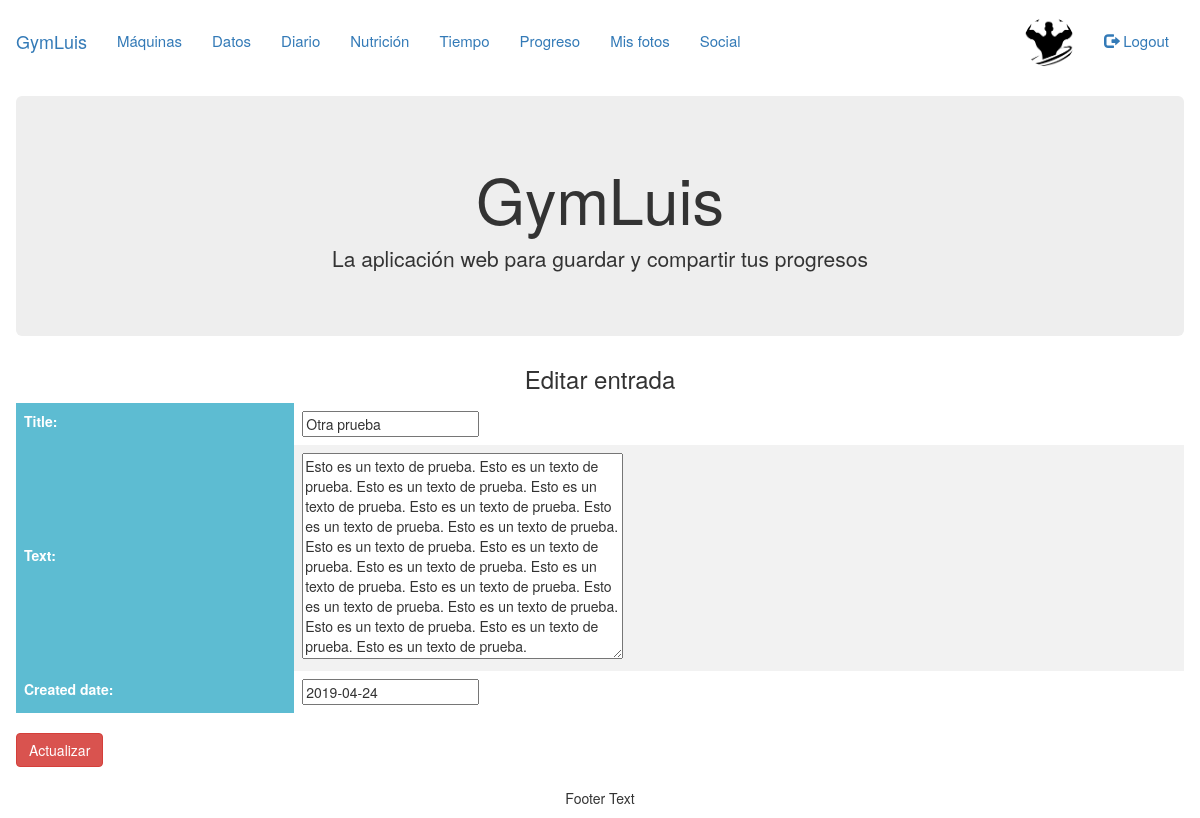
The app's page /entry/entry-edit/15 (signed in) with its own data.
### gym/models.py (models this page shows, shortened)
class UserProfile(models.Model):
    user = models.OneToOneField(User, on_delete=models.CASCADE)
    birthdate = models.DateField(blank=True, null=True)
    city = models.CharField(max_length=50, blank=True, null=True)
    profile_picture = models.ImageField(
        upload_to='media/images/', default='logo-gym.png',
        blank=True, null=True)
    followers = models.ManyToManyField(
        to='self', through='Relationship', related_name='related_to',
        symmetrical=False, blank=True)

### diario/models.py (models this page shows, shortened)
class Entry(models.Model):
    author = models.ForeignKey(
        'gym.UserProfile', on_delete=models.CASCADE, blank=True, null=True)
    title = models.CharField(max_length=100)
    text = models.TextField()
    created_date = models.DateField(default=timezone.now)

### diario/views.py (the view, shortened to what this page needs)
class EntryUpdateView(SuccessMessageMixin, generic.UpdateView):
    model = Entry
    fields = ['title', 'text', 'created_date']
    template_name_suffix = '_update_form'
    success_message = 'Entrada actualizada correctamente'

### gym/views.py (called while the page is built)
def get_only_requests(self, status):
    return self.related_to.filter(
        from_people__status=status,
        from_people__to_person=self,
        from_people__accepted=False)

### diario/templates/diario/entry_update_form.html (shortened to what this page needs)
{% extends "base_generic.html" %}
{% block content %}
	<center><h3>Editar entrada</h3></center>
    <form method="post">
    	<table>
    		{{ form }}
    	</table>
    	<br><button class="btn btn-danger">Actualizar</button>
    </form>
{% endblock %}

### gym/templates/base_generic.html (shortened to what this page needs)
{% load static %}
{% load tags %}
<!DOCTYPE html>
<html lang="es">
<head>
  <link rel="stylesheet" href="https://maxcdn.bootstrapcdn.com/bootstrap/3.4.0/css/bootstrap.min.css">
  <link rel="stylesheet" type="text/css" href="{% static 'css/gym.css' %}">
  <link rel="stylesheet" href="https://use.fontawesome.com/releases/v5.7.2/css/all.css">
</head>
<body>
<nav class="navbar navbar" style="margin-top:15px;">
  <div class="container-fluid">
    <div class="navbar-header" style="font-size:15px">
      <a class="navbar-brand" href="{% url 'index' %}">GymLuis</a>
    </div>
    <div class="collapse navbar-collapse" style="font-size:15px" id="myNavbar">
      <ul class="nav navbar-nav">
        {% if user.is_authenticated %}
          {% if not user.is_staff %}
            <li><a href="{% url 'machines' %}"> Máquinas </a></li>
            <li class="active"><a href="{% url 'user_data' %}">Datos</a></li>
            <li class="active"><a href="{% url 'entry_list' %}">Diario</a></li>
            <li class="active"><a href="{% url 'nutrition' %}">Nutrición</a></li>
            <li class="active"><a href="{% url 'weather' %}">Tiempo</a></li>
            <li class="active"><a href="{% url 'progress' %}">Progreso</a></li>
            <li class="active"><a href="{% url 'images' %}">Mis fotos</a></li>
            <li class="active"><a href="{% url 'social' %}">Social</a></li>
          {% endif %}
        </ul>
          <ul class="nav navbar-nav navbar-right">
            <li><a href="{% url 'user_data' %}"><img src="{{ user.userprofile.profile_picture.url }}" class="img-responsive img-circle" style="width:50px; height:50px;position:relative;top:-14px"></a></li>
            <li><a href="{% url 'logout' %}"><span class="glyphicon glyphicon-log-out"></span> Logout</a></li>
          </ul>
        {% else %}
      </ul>
          <ul class="nav navbar-nav navbar-right">
            <li><a href="{% url 'login' %}?"><span class="glyphicon glyphicon-log-in"></span> Login</a></li>
            <li><a href="{% url 'signup' %}?" class="enlacenav">Registro</a></li>
          </ul>
        {% endif %}
    </div>
    {% block jumbotron %}
      <div class="jumbotron" style="margin-top:0px">
        <div class="container text-center">
          <h1>GymLuis</h1>
          <p>La aplicación web para guardar y compartir tus progresos</p>
        </div>
      </div>
    {% endblock %}
    {% block content %}{% endblock %}
  </div>
</nav>
<footer class="container-fluid text-center">
  <p>Footer Text</p>
</footer>
</body>
</html>

### static/css/gym.css (style rules this page uses)
* { box-sizing: border-box; }
table { border-collapse: collapse; width: 100%; }
th, td { text-align: left; padding: 8px; }
tr:nth-child(even) { background-color: #f2f2f2 }
th { background-color: #5DBCD2; color: white; }
.img-circle { border-radius: 50%; }

### records on screen
Entry: title "Otra prueba", text "Esto es un texto de prueba. Esto es un texto de prueba. Esto es un texto de prueba. Esto es un texto de prueba. Esto es un texto de prueba. Esto es un texto de prueba. Esto es un texto de prueba. Esto es un texto de prueba. Esto es un texto de prueba. Esto es un texto de prueba. Esto es un texto de prueba. Esto es un texto de prueba. Esto es un texto de prueba. Esto es un texto de prueba. Esto es un texto de prueba. Esto es un texto de prueba. Esto es un texto de prueba.", created_date "2019-04-24"
